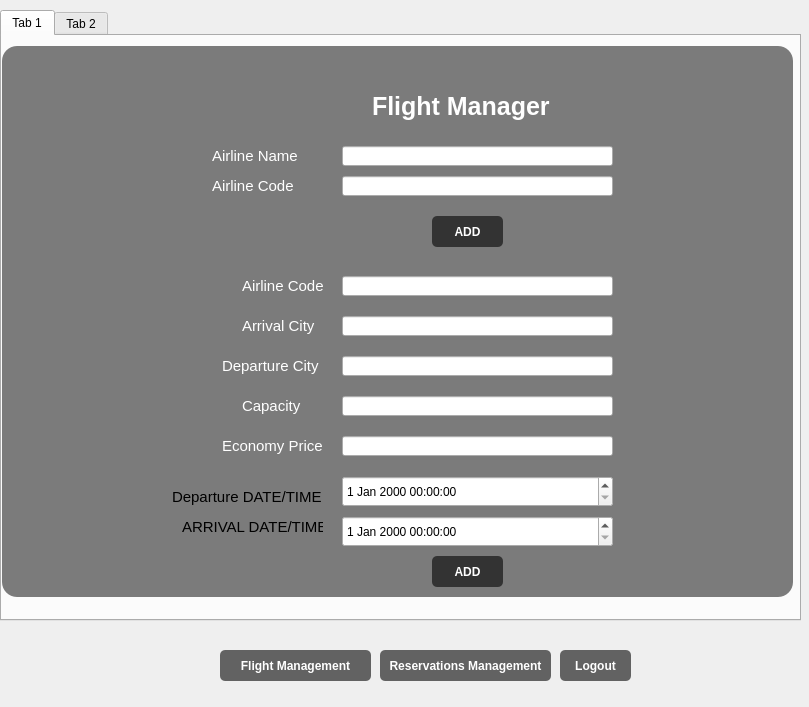
<?xml version="1.0" encoding="UTF-8"?>
<ui version="4.0">
 <class>Form</class>
 <widget class="QWidget" name="Form">
  <property name="geometry">
   <rect>
    <x>0</x>
    <y>0</y>
    <width>809</width>
    <height>707</height>
   </rect>
  </property>
  <property name="windowTitle">
   <string>Form</string>
  </property>
  <widget class="QTabWidget" name="tabWidget">
   <property name="geometry">
    <rect>
     <x>0</x>
     <y>10</y>
     <width>801</width>
     <height>611</height>
    </rect>
   </property>
   <property name="currentIndex">
    <number>0</number>
   </property>
   <widget class="QWidget" name="tab_7">
    <attribute name="title">
     <string>Tab 1</string>
    </attribute>
    <widget class="QLabel" name="label_24">
     <property name="geometry">
      <rect>
       <x>0</x>
       <y>10</y>
       <width>791</width>
       <height>551</height>
      </rect>
     </property>
     <property name="styleSheet">
      <string notr="true">background-color:rgba(0,0,0,130);
border-radius:15px;</string>
     </property>
     <property name="text">
      <string/>
     </property>
    </widget>
    <widget class="QLabel" name="label_28">
     <property name="geometry">
      <rect>
       <x>240</x>
       <y>280</y>
       <width>101</width>
       <height>20</height>
      </rect>
     </property>
     <property name="styleSheet">
      <string notr="true">font-size:15px;
color:white;</string>
     </property>
     <property name="text">
      <string>Arrival City</string>
     </property>
    </widget>
    <widget class="QLabel" name="label_27">
     <property name="geometry">
      <rect>
       <x>210</x>
       <y>110</y>
       <width>101</width>
       <height>20</height>
      </rect>
     </property>
     <property name="styleSheet">
      <string notr="true">font-size:15px;
color:white;</string>
     </property>
     <property name="text">
      <string>Airline Name</string>
     </property>
    </widget>
    <widget class="QLineEdit" name="lineEdit_14">
     <property name="geometry">
      <rect>
       <x>340</x>
       <y>110</y>
       <width>271</width>
       <height>20</height>
      </rect>
     </property>
    </widget>
    <widget class="QLabel" name="label_23">
     <property name="geometry">
      <rect>
       <x>210</x>
       <y>140</y>
       <width>101</width>
       <height>20</height>
      </rect>
     </property>
     <property name="styleSheet">
      <string notr="true">font-size:15px;
color:white;</string>
     </property>
     <property name="text">
      <string>Airline Code</string>
     </property>
    </widget>
    <widget class="QLabel" name="label_20">
     <property name="geometry">
      <rect>
       <x>180</x>
       <y>480</y>
       <width>141</width>
       <height>21</height>
      </rect>
     </property>
     <property name="styleSheet">
      <string notr="true">font-size:15px;</string>
     </property>
     <property name="text">
      <string>ARRIVAL DATE/TIME</string>
     </property>
    </widget>
    <widget class="QPushButton" name="pushButton_17">
     <property name="geometry">
      <rect>
       <x>430</x>
       <y>520</y>
       <width>71</width>
       <height>31</height>
      </rect>
     </property>
     <property name="mouseTracking">
      <bool>true</bool>
     </property>
     <property name="styleSheet">
      <string notr="true">
QPushButton {
background-color:rgba(0,0,0,150);
  color: #ffffff;
  border: 1px solid grayrgb(50, 50, 50);
  border-radius: 5px;
  font-size: 12px;
  font-weight: bold;
 
  transition: all 0.3s ease-in-out;
}

QPushButton:hover {
  background-color: #555555;
  box-shadow: 0 0 20px #ffffff;  /* increased shadow size */
  transform: scale(1.1);  /* increased hover effect */
}

</string>
     </property>
     <property name="text">
      <string>ADD</string>
     </property>
    </widget>
    <widget class="QDateTimeEdit" name="dateTimeEdit">
     <property name="geometry">
      <rect>
       <x>340</x>
       <y>440</y>
       <width>271</width>
       <height>31</height>
      </rect>
     </property>
    </widget>
    <widget class="QLabel" name="label_12">
     <property name="geometry">
      <rect>
       <x>170</x>
       <y>450</y>
       <width>151</width>
       <height>21</height>
      </rect>
     </property>
     <property name="styleSheet">
      <string notr="true">font-size:15px;</string>
     </property>
     <property name="text">
      <string>Departure DATE/TIME</string>
     </property>
    </widget>
    <widget class="QLineEdit" name="lineEdit_13">
     <property name="geometry">
      <rect>
       <x>340</x>
       <y>360</y>
       <width>271</width>
       <height>20</height>
      </rect>
     </property>
    </widget>
    <widget class="QLineEdit" name="lineEdit_10">
     <property name="geometry">
      <rect>
       <x>340</x>
       <y>280</y>
       <width>271</width>
       <height>20</height>
      </rect>
     </property>
    </widget>
    <widget class="QLineEdit" name="lineEdit_15">
     <property name="geometry">
      <rect>
       <x>340</x>
       <y>140</y>
       <width>271</width>
       <height>20</height>
      </rect>
     </property>
    </widget>
    <widget class="QLabel" name="label_25">
     <property name="geometry">
      <rect>
       <x>370</x>
       <y>50</y>
       <width>181</width>
       <height>41</height>
      </rect>
     </property>
     <property name="styleSheet">
      <string notr="true">color:white;
font-size:25px;
font-weight:bold;</string>
     </property>
     <property name="text">
      <string>Flight Manager</string>
     </property>
    </widget>
    <widget class="QLabel" name="label_22">
     <property name="geometry">
      <rect>
       <x>220</x>
       <y>320</y>
       <width>101</width>
       <height>20</height>
      </rect>
     </property>
     <property name="styleSheet">
      <string notr="true">font-size:15px;
color:white;</string>
     </property>
     <property name="text">
      <string>Departure City</string>
     </property>
    </widget>
    <widget class="QDateTimeEdit" name="dateTimeEdit_2">
     <property name="geometry">
      <rect>
       <x>340</x>
       <y>480</y>
       <width>271</width>
       <height>31</height>
      </rect>
     </property>
    </widget>
    <widget class="QPushButton" name="pushButton_11">
     <property name="geometry">
      <rect>
       <x>430</x>
       <y>180</y>
       <width>71</width>
       <height>31</height>
      </rect>
     </property>
     <property name="mouseTracking">
      <bool>true</bool>
     </property>
     <property name="styleSheet">
      <string notr="true">
QPushButton {
background-color:rgba(0,0,0,150);
  color: #ffffff;
  border: 1px solid grayrgb(50, 50, 50);
  border-radius: 5px;
  font-size: 12px;
  font-weight: bold;
 
  transition: all 0.3s ease-in-out;
}

QPushButton:hover {
  background-color: #555555;
  box-shadow: 0 0 20px #ffffff;  /* increased shadow size */
  transform: scale(1.1);  /* increased hover effect */
}

</string>
     </property>
     <property name="text">
      <string>ADD</string>
     </property>
    </widget>
    <widget class="QLabel" name="label_29">
     <property name="geometry">
      <rect>
       <x>220</x>
       <y>400</y>
       <width>101</width>
       <height>20</height>
      </rect>
     </property>
     <property name="styleSheet">
      <string notr="true">font-size:15px;
color:white;</string>
     </property>
     <property name="text">
      <string>Economy Price</string>
     </property>
    </widget>
    <widget class="QLineEdit" name="lineEdit_16">
     <property name="geometry">
      <rect>
       <x>340</x>
       <y>400</y>
       <width>271</width>
       <height>20</height>
      </rect>
     </property>
    </widget>
    <widget class="QLineEdit" name="lineEdit_17">
     <property name="geometry">
      <rect>
       <x>340</x>
       <y>240</y>
       <width>271</width>
       <height>20</height>
      </rect>
     </property>
    </widget>
    <widget class="QLabel" name="label_30">
     <property name="geometry">
      <rect>
       <x>240</x>
       <y>240</y>
       <width>101</width>
       <height>20</height>
      </rect>
     </property>
     <property name="styleSheet">
      <string notr="true">font-size:15px;
color:white;</string>
     </property>
     <property name="text">
      <string>Airline Code</string>
     </property>
    </widget>
    <widget class="QLabel" name="label_31">
     <property name="geometry">
      <rect>
       <x>240</x>
       <y>360</y>
       <width>101</width>
       <height>20</height>
      </rect>
     </property>
     <property name="styleSheet">
      <string notr="true">font-size:15px;
color:white;</string>
     </property>
     <property name="text">
      <string>Capacity</string>
     </property>
    </widget>
    <widget class="QLineEdit" name="lineEdit_18">
     <property name="geometry">
      <rect>
       <x>340</x>
       <y>320</y>
       <width>271</width>
       <height>20</height>
      </rect>
     </property>
     <property name="text">
      <string/>
     </property>
    </widget>
   </widget>
   <widget class="QWidget" name="tab_8">
    <attribute name="title">
     <string>Tab 2</string>
    </attribute>
    <widget class="QPushButton" name="pushButton_20">
     <property name="geometry">
      <rect>
       <x>260</x>
       <y>200</y>
       <width>111</width>
       <height>31</height>
      </rect>
     </property>
     <property name="text">
      <string>Confirm</string>
     </property>
    </widget>
    <widget class="QLineEdit" name="lineEdit_2">
     <property name="geometry">
      <rect>
       <x>260</x>
       <y>150</y>
       <width>241</width>
       <height>31</height>
      </rect>
     </property>
     <property name="text">
      <string>Enter Reservation ID</string>
     </property>
    </widget>
    <widget class="QLabel" name="label_26">
     <property name="geometry">
      <rect>
       <x>250</x>
       <y>40</y>
       <width>271</width>
       <height>21</height>
      </rect>
     </property>
     <property name="styleSheet">
      <string notr="true">font-weight: bold;
font-size:20px;
color:black;</string>
     </property>
     <property name="text">
      <string>Flight Reservation Requests</string>
     </property>
    </widget>
    <widget class="QPushButton" name="pushButton_21">
     <property name="geometry">
      <rect>
       <x>380</x>
       <y>200</y>
       <width>111</width>
       <height>31</height>
      </rect>
     </property>
     <property name="text">
      <string>Discard</string>
     </property>
    </widget>
    <widget class="QTableWidget" name="tableWidget_5">
     <property name="geometry">
      <rect>
       <x>0</x>
       <y>290</y>
       <width>791</width>
       <height>281</height>
      </rect>
     </property>
     <column>
      <property name="text">
       <string>Reservation ID</string>
      </property>
     </column>
     <column>
      <property name="text">
       <string>Flight No</string>
      </property>
     </column>
     <column>
      <property name="text">
       <string>CNIC</string>
      </property>
     </column>
     <column>
      <property name="text">
       <string>Seat Class</string>
      </property>
     </column>
     <column>
      <property name="text">
       <string>Status</string>
      </property>
     </column>
    </widget>
   </widget>
  </widget>
  <widget class="QPushButton" name="pushButton_22">
   <property name="geometry">
    <rect>
     <x>560</x>
     <y>650</y>
     <width>71</width>
     <height>31</height>
    </rect>
   </property>
   <property name="mouseTracking">
    <bool>true</bool>
   </property>
   <property name="styleSheet">
    <string notr="true">
QPushButton {
background-color:rgba(0,0,0,150);
  color: #ffffff;
  border: 1px solid grayrgb(50, 50, 50);
  border-radius: 5px;
  font-size: 12px;
  font-weight: bold;
 
  transition: all 0.3s ease-in-out;
}

QPushButton:hover {
  background-color: #555555;
  box-shadow: 0 0 20px #ffffff;  /* increased shadow size */
  transform: scale(1.1);  /* increased hover effect */
}

</string>
   </property>
   <property name="text">
    <string>Logout</string>
   </property>
  </widget>
  <widget class="QPushButton" name="pushButton_19">
   <property name="geometry">
    <rect>
     <x>380</x>
     <y>650</y>
     <width>171</width>
     <height>31</height>
    </rect>
   </property>
   <property name="mouseTracking">
    <bool>true</bool>
   </property>
   <property name="styleSheet">
    <string notr="true">
QPushButton {
background-color:rgba(0,0,0,150);
  color: #ffffff;
  border: 1px solid grayrgb(50, 50, 50);
  border-radius: 5px;
  font-size: 12px;
  font-weight: bold;
 
  transition: all 0.3s ease-in-out;
}

QPushButton:hover {
  background-color: #555555;
  box-shadow: 0 0 20px #ffffff;  /* increased shadow size */
  transform: scale(1.1);  /* increased hover effect */
}

</string>
   </property>
   <property name="text">
    <string>Reservations Management</string>
   </property>
  </widget>
  <widget class="QPushButton" name="pushButton_18">
   <property name="geometry">
    <rect>
     <x>220</x>
     <y>650</y>
     <width>151</width>
     <height>31</height>
    </rect>
   </property>
   <property name="mouseTracking">
    <bool>true</bool>
   </property>
   <property name="styleSheet">
    <string notr="true">
QPushButton {
background-color:rgba(0,0,0,150);
  color: #ffffff;
  border: 1px solid grayrgb(50, 50, 50);
  border-radius: 5px;
  font-size: 12px;
  font-weight: bold;
 
  transition: all 0.3s ease-in-out;
}

QPushButton:hover {
  background-color: #555555;
  box-shadow: 0 0 20px #ffffff;  /* increased shadow size */
  transform: scale(1.1);  /* increased hover effect */
}

</string>
   </property>
   <property name="text">
    <string>Flight Management</string>
   </property>
  </widget>
 </widget>
 <resources/>
 <connections/>
</ui>
